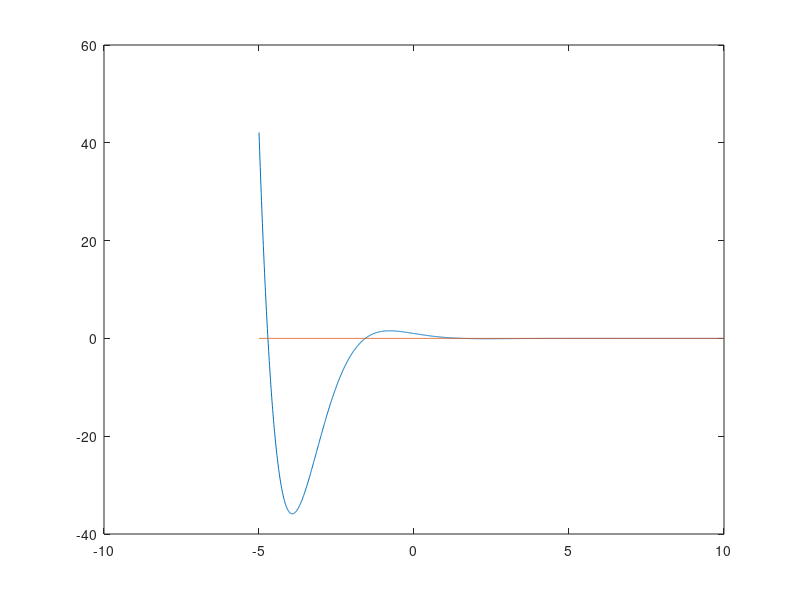

This figure's MATLAB source: (Note: this script raises an error after producing the figure.)

figure('Name','Autor Nicolas David Pastran','NumberTitle','off','Color','white','position',[250 200 850 400]);    
cla('reset')
t = -5:0.01:10;
x = cos(t).*(exp(-t));
x1= 0*t;
p=plot(t,x,t,x1);
p(1).LineWidth = 2;
p(2).LineWidth = 2;

p(1).Color = 'blue';
p(2).Color = 'red';
p(2).LineStyle = '--';

title('x(t) = e^{-t} Sen (t)','Fontsize',16,'FontName','FixedWidth');
xlabel('t');
ylabel('x(t)');
legend('x(t) = e^{-t} Sen (t)','Asintota en 0','Location','northeastoutside');
legend('boxoff');
ax = gca;
ax.Legend.TextColor = 'blue';
ax.XAxis.Color = 'black';
ax.YAxis.Color = 'black';
ax.XScale = 'linear';
ax.XLim = [-5 10]; 
ax.XTick = [-1*pi 0 1*pi 2*pi 3*pi];
ax.XTickLabel = {'-\pi','0','\pi','2\pi','3\pi'};

ax.XGrid = 'on';
ax.YGrid = 'on';
ax.GridLineStyle = '--';
ax.GridColor = [0 0 0];
print(fig,'expsin','-dpng');
ax.Layer = 'top';